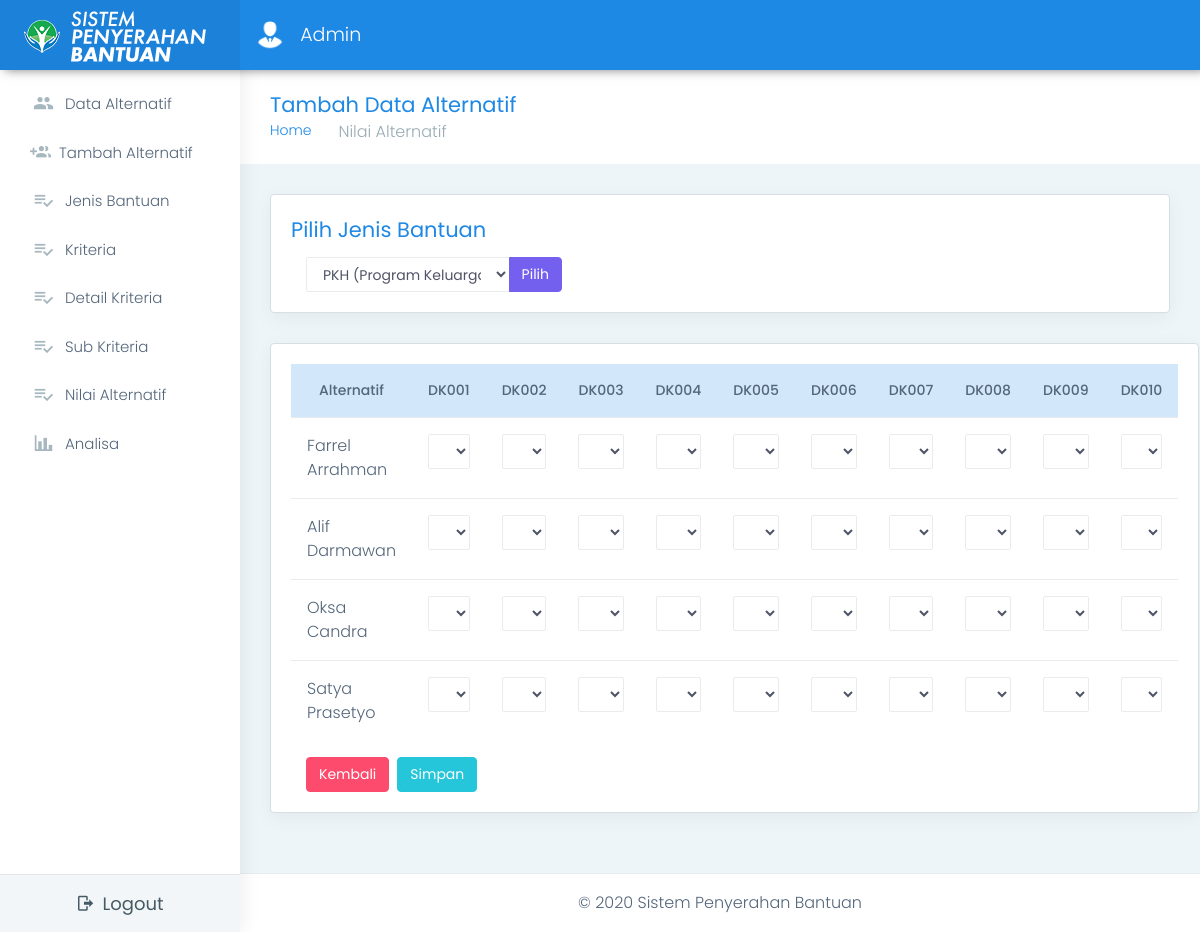
Screenshot of /view/pages-nilaialternatif.php?jenis_bantuan=J001 (signed in) with the database file from the repository.
### tables this page shows
CREATE TABLE `dataalternatif` (
  `IdAlternatif` varchar(30) NOT NULL,
  `NIK` varchar(30) NOT NULL,
  `NoKK` varchar(30) NOT NULL,
  `Nama` varchar(200) NOT NULL,
  `IdJenisBantuan` varchar(30) NOT NULL
);

### view/process/koneksi.php (called while the page is built, shortened)
<?php
class database {
    private $host = "localhost";
    private $username = "root";
    private $password = "";
    private $database = "dbsispenban";
    public function __construct() {
        $this->conn = new mysqli($this->host, $this->username, $this->password, $this->database);
        return $this->conn;
    }
}
?>

### view/process/sistem.php (called while the page is built, shortened)
<?php
include "koneksi.php";
class sistem extends database {
	function tampil_jenisbantuan() {
		$qry = mysqli_query($this->conn,"select * from datajenisbantuan");
		$found = mysqli_num_rows($qry);
        if ($found == 0) {
            return false;
        } else {
            while($x = mysqli_fetch_assoc($qry)) {
                $data[] = $x;
            }
            return $data;
        }
	}
	function getKriteriaByJenisBantuan($id) {
		$data_kriteria = [];
		$query_kriteria = mysqli_query($this->conn, "SELECT * from datadetailkriteria WHERE IdJenisBantuan = '$id'");
        if (!$query_kriteria) {
            return false;
        } else {
            while($x = mysqli_fetch_assoc($query_kriteria)) {
                $data_kriteria[] = $x;
            }
            if(count($data_kriteria) < 1){
				$data_subkriteria = [];
            } else {
				foreach($data_kriteria as $kriteria) {
					$data_subkriteria[$kriteria['IdDetailKriteria']] = $this->getSubKriteriaByKriteria($kriteria['IdKriteria']);
				}
            }
        }
        return ['data_kriteria' => $data_kriteria, 'data_subkriteria' => $data_subkriteria];
	}
	function getSubKriteriaByKriteria($id) {
		$data_subkriteria = [];
		$query_subkriteria = mysqli_query($this->conn, "SELECT * from datasubkriteria WHERE IdKriteria = '$id'");
		if (!$query_subkriteria) {
            return [];
        } else {
            while($x = mysqli_fetch_assoc($query_subkriteria)) {
                $data_subkriteria[] = $x;
            }
        }
        return $data_subkriteria;
	}
	function getAlternatifByJenisBantuan($id) {
		$data_alternatif = [];
		$query_alternatif = mysqli_query($this->conn, "SELECT * from dataalternatif WHERE IdJenisBantuan = '$id'");
        if (!$query_alternatif) {
            return [];
        } else {
            while($x = mysqli_fetch_assoc($query_alternatif)) {
                $data_alternatif[] = $x;
            }
        }
        return $data_alternatif;
	}
}
?>

### view/pages-nilaialternatif.php (the view, shortened to what this page needs)
<!DOCTYPE html>
<?php
    include "process/sistem.php";
    $jenis = (@$_GET['jenis_bantuan'] != "") ? $_GET['jenis_bantuan'] : false;
    $sistem = new sistem();
    if (isset($_SESSION)) {
        $login = $_SESSION['login'];
    }
?>
<html dir="ltr" lang="en">
<head>
    <link href="../assets/plugins/chartist-js/dist/chartist.min.css" rel="stylesheet">
    <link href="../assets/plugins/chartist-js/dist/chartist-init.css" rel="stylesheet">
    <link href="../assets/plugins/chartist-plugin-tooltip-master/dist/chartist-plugin-tooltip.css" rel="stylesheet">
    <link href="../assets/plugins/c3-master/c3.min.css" rel="stylesheet">
    <link href="css/style.min.css" rel="stylesheet">
</head>
<body>
    <div id="main-wrapper" data-layout="vertical" data-navbarbg="skin6" data-sidebartype="full" data-sidebar-position="absolute" data-header-position="absolute" data-boxed-layout="full">
        <header class="topbar" data-navbarbg="skin6">
            <nav class="navbar top-navbar navbar-expand-md navbar-dark">
                <div class="navbar-header" data-logobg="skin6">
                    <a class="navbar-brand ml-4" href="pages-admin.php">
                        <b class="logo-icon">
                            <img src="../assets/images/logo-tiny.png" alt="homepage" class="dark-logo" />
                        </b>
                        <span class="logo-text">
                            <img src="../assets/images/logo-text3-tiny.png" alt="homepage" class="dark-logo" />
                        </span>
                    </a>
                </div>
                <div class="navbar-collapse collapse" id="navbarSupportedContent" data-navbarbg="skin6">
                    <ul class="navbar-nav mr-auto mt-md-0 ">
                        <li class="nav-item dropdown">
                            <a class="nav-link dropdown-toggle text-muted waves-effect waves-dark" href="" data-toggle="dropdown" aria-haspopup="true" aria-expanded="false"><img src="../assets/images/users/person.png" alt="user" class="profile-pic m-r-10">
                            <?php
                                echo $login;
                            ?>
                            </a>
                        </li>
                    </ul>
                </div>
            </nav>
        </header>
        <aside class="left-sidebar" data-sidebarbg="skin6">
            <div class="scroll-sidebar">
                <nav class="sidebar-nav">
                    <ul id="sidebarnav">
                        <li class="sidebar-item"> <a class="sidebar-link waves-effect waves-dark sidebar-link" href="pages-admin.php" aria-expanded="false"><i class="mdi mr-2 mdi-account-multiple"></i><span class="hide-menu">Data Alternatif</span></a></li>
                        <?php
                            if ($login == "Admin") {
                        ?>
                        <li class="sidebar-item"> <a class="sidebar-link waves-effect waves-dark sidebar-link" href="pages-add-alternatif.php" aria-expanded="false"><i class="mdi mr-2 mdi-account-multiple-plus"></i><span class="hide-menu">Tambah Alternatif</span></a></li>
                        <li class="sidebar-item"> <a class="sidebar-link waves-effect waves-dark sidebar-link" href="pages-jenisbantuan.php" aria-expanded="false"><i class="mdi mr-2 mdi-playlist-check"></i><span class="hide-menu">Jenis Bantuan</span></a></li>
                        <li class="sidebar-item"> <a class="sidebar-link waves-effect waves-dark sidebar-link" href="pages-kriteria.php" aria-expanded="false"><i class="mdi mr-2 mdi-playlist-check"></i><span class="hide-menu"> Kriteria</span></a></li>
                        <li class="sidebar-item"> <a class="sidebar-link waves-effect waves-dark sidebar-link" href="pages-detailkriteria.php" aria-expanded="false"><i class="mdi mr-2 mdi-playlist-check"></i><span class="hide-menu">Detail Kriteria</span></a></li>
                        <li class="sidebar-item"> <a class="sidebar-link waves-effect waves-dark sidebar-link" href="pages-subkriteria.php" aria-expanded="false"><i class="mdi mr-2 mdi-playlist-check"></i><span class="hide-menu">Sub Kriteria</span></a></li>
                        <li class="sidebar-item"> <a class="sidebar-link waves-effect waves-dark sidebar-link" href="pages-nilaialternatif.php" aria-expanded="false"><i class="mdi mr-2 mdi-playlist-check"></i><span class="hide-menu">Nilai Alternatif</span></a></li>
                        <li class="sidebar-item"> <a class="sidebar-link waves-effect waves-dark sidebar-link" href="pages-analisa.php" aria-expanded="false"><i class="mdi mr-2 mdi-chart-bar"></i><span class="hide-menu">Analisa</span></a></li>
                        <?php
                            }
                        ?>
                    </ul>
                </nav>
            </div>
            <div class="sidebar-footer">
                <div class="row">
                    <div class="col-12 link-wrap">
                        <a href="process/logout.php" class="link" data-toggle="tooltip" title="" data-original-title="Logout"><i class="mdi mr-2 mdi-logout"></i><span class="hide-menu">Logout</span></a>
                    </div>
                </div>
            </div>
        </aside>
        <div class="page-wrapper">
            <div class="page-breadcrumb">
                <div class="row align-items-center">
                    <div class="col-md-6 col-8 align-self-center">
                        <h3 class="page-title mb-0 p-0">Tambah Data Alternatif</h3>
                        <div class="d-flex align-items-center">
                            <nav aria-label="breadcrumb">
                                <ol class="breadcrumb">
                                    <li class="breadcrumb-item"><a href="pages-admin.php">Home</a></li>
                                    <li class="breadcrumb-item active" aria-current="page">Nilai Alternatif</li>
                                </ol>
                            </nav>
                        </div>
                    </div>
                </div>
            </div>
            <div class="container-fluid">
                <div class="row">
                    <div class="col-sm-12">
                        <div class="card">
                            <div class="card-body">
                                <h4 class="card-title text-info">Pilih Jenis Bantuan</h4>
                                <form action="" method="GET">
                                    <div class="input-group col-md-4">
                                    <select name="jenis_bantuan" class="form-control">
                                        <?php
                                        foreach ($sistem->tampil_jenisbantuan() as $jenis_bantuan):
                                        ?>
                                        <option <?php if($jenis == $jenis_bantuan['IdJenisBantuan']) echo 'selected' ?> value="<?= $jenis_bantuan['IdJenisBantuan']; ?>"><?= $jenis_bantuan['NamaJenisBantuan']?></option>
                                        <?php
                                        endforeach;
                                        ?>
                                    </select>
                                    <div class="input-group-append">
                                        <button type="submit" class="btn btn-primary">Pilih</button>
                                    </div>
                                    </div>
                                </form>
                            </div>
                        </div>
                    </div>
                    <?php if(@$_GET['jenis_bantuan']){
                    $data = $sistem->getKriteriaByJenisBantuan($jenis);
                    $alternatif = $sistem->getAlternatifByJenisBantuan($jenis);
                    ?>
                    <?php if(count($alternatif) > 0){
                    ?>
                    <form action="process/add_nilaialternatif.php" method="POST">
                    <div class="col-sm-12">
                        <div class="card">
                            <div class="card-body">
                                <div class="table-responsive">
                                    <table class="table user-table">
                                        <thead>
                                            <tr class="table-info">
                                                <th class="border-top-0 text-center">Alternatif</th>
                                                <?php foreach($data['data_subkriteria'] as $key => $value): ?>
                                                <th class="border-top-0 text-center"><?php echo $key; ?></th>
                                                <?php endforeach; ?>
                                            </tr>
                                        </thead>
                                        <tbody>
                                            <?php foreach($alternatif as $alt): ?>
                                            <tr class="user-table">
                                                <td><?php echo $alt['Nama'] ?></td>
                                                <?php foreach($data['data_subkriteria'] as $key => $value): ?>
                                                <td>
                                                    <select class="form-control" name="<?php echo $key.'['.$alt['IdAlternatif'].']'; ?>">
                                                        <?php foreach($value as $sub_kriteria): ?>
                                                            <option value="<?php echo $sub_kriteria['BobotSubKriteria'] ?>"><?php echo $sub_kriteria['BobotSubKriteria'] ?></option>
                                                        <?php endforeach; ?>
                                                    </select>
                                                </td>
                                                <?php endforeach; ?>
                                            </tr>
                                            <?php endforeach; ?>
                                        </tbody>
                                    </table>
                                    <div class="col-sm-12 d-flex">
                                            <a href="pages-admin.php" class="btn btn-danger text-white mr-2">Kembali</a>
                                            <input type="submit" class="btn btn-success mx-auto mx-md-0 text-white" value="Simpan" name="add-nilaialternatif">
                                    </div>
                                </div>
                            </div>
                        </div>
                    </div>
                    </form>
                    <?php } ?>
                    <?php } ?>
                </div>
            </div>
            <footer class="footer text-center"> © 2020 Sistem Penyerahan Bantuan</footer>
        </div>
    </div>
</body>
</html>

### rows the page displays
dataalternatif: Nama "Farrel Arrahman"
dataalternatif: Nama "Alif Darmawan"
dataalternatif: Nama "Oksa Candra"
dataalternatif: Nama "Satya Prasetyo"

### other values shown
$login "Admin"
$key "DK001"
$key "DK002"
$key "DK003"
$key "DK004"
$key "DK005"
$key "DK006"
$key "DK007"
$key "DK008"
$key "DK009"
$key "DK010"
form field jenis_bantuan "PKH (Program Keluarga Harapan)"
form field value "5"
